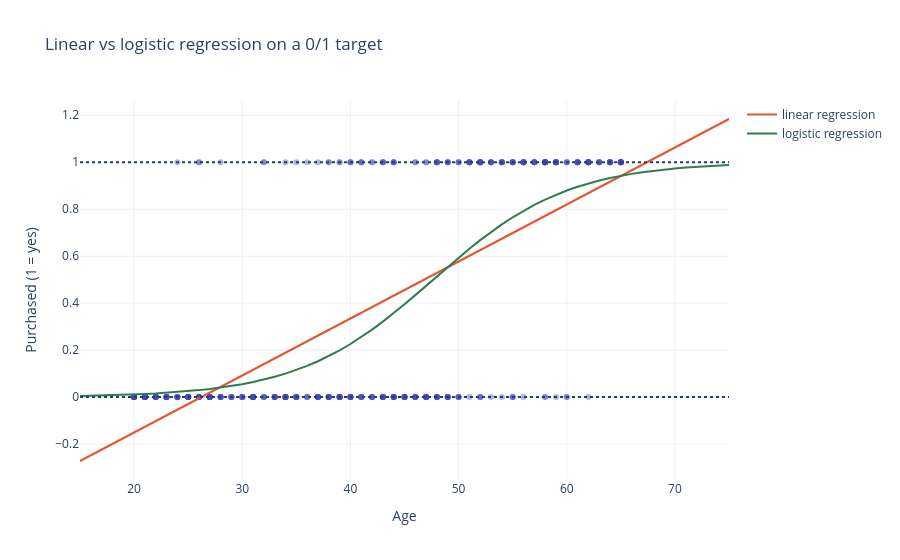

Notebook source saved alongside this figure:
### Code cell
fig = px.scatter(x=customers["Age"], y=bought, opacity=0.4, title="Linear vs logistic regression on a 0/1 target",
                 labels={"x": "Age", "y": "Purchased (1 = yes)"})
fig.add_scatter(x=ages["Age"], y=linear.predict(ages), mode="lines", name="linear regression")
fig.add_scatter(x=ages["Age"], y=logistic.predict_proba(ages)[:, 1], mode="lines", name="logistic regression")
fig.add_hline(y=0, line_dash="dot"); fig.add_hline(y=1, line_dash="dot")
fig.show()

### Figure 1 — Plotly figure (JSON) as saved in the notebook; plotly's stock layout.template omitted (floating-point values rounded to 4 significant figures; data arrays with more than 128 entries replaced by an {"elided": "..."} marker saying what was removed)
{"data": [{"hovertemplate": "Age=%{x}<br>Purchased (1 = yes)=%{y}<extra></extra>", "legendgroup": "", "marker": {"color": "#3B47C4", "opacity": 0.4, "symbol": "circle"}, "mode": "markers", "name": "", "orientation": "v", "showlegend": false, "type": "scatter", "x": {"elided": "391 float values"}, "xaxis": "x", "y": {"elided": "391 int values"}, "yaxis": "y"}, {"mode": "lines", "name": "linear regression", "type": "scatter", "x": [15, 16, 17, 18, 19, 20, 21, 22, 23, 24, 25, 26, 27, 28, 29, 30, 31, 32, 33, 34, 35, 36, 37, 38, 39, 40, 41, 42, 43, 44, 45, 46, 47, 48, 49, 50, 51, 52, 53, 54, 55, 56, 57, 58, 59, 60, 61, 62, 63, 64, 65, 66, 67, 68, 69, 70, 71, 72, 73, 74, 75], "y": [-0.272, -0.2478, -0.2235, -0.1992, -0.175, -0.1507, -0.1264, -0.1021, -0.07788, -0.05361, -0.02934, -0.005069, 0.0192, 0.04347, 0.06774, 0.09201, 0.1163, 0.1405, 0.1648, 0.1891, 0.2134, 0.2376, 0.2619, 0.2862, 0.3104, 0.3347, 0.359, 0.3832, 0.4075, 0.4318, 0.4561, 0.4803, 0.5046, 0.5289, 0.5531, 0.5774, 0.6017, 0.6259, 0.6502, 0.6745, 0.6988, 0.723, 0.7473, 0.7716, 0.7958, 0.8201, 0.8444, 0.8686, 0.8929, 0.9172, 0.9415, 0.9657, 0.99, 1.014, 1.039, 1.063, 1.087, 1.111, 1.136, 1.16, 1.184]}, {"mode": "lines", "name": "logistic regression", "type": "scatter", "x": [15, 16, 17, 18, 19, 20, 21, 22, 23, 24, 25, 26, 27, 28, 29, 30, 31, 32, 33, 34, 35, 36, 37, 38, 39, 40, 41, 42, 43, 44, 45, 46, 47, 48, 49, 50, 51, 52, 53, 54, 55, 56, 57, 58, 59, 60, 61, 62, 63, 64, 65, 66, 67, 68, 69, 70, 71, 72, 73, 74, 75], "y": [0.005195, 0.006097, 0.007154, 0.008393, 0.009844, 0.01154, 0.01353, 0.01586, 0.01858, 0.02175, 0.02545, 0.02977, 0.03478, 0.04061, 0.04737, 0.05519, 0.06421, 0.07458, 0.08648, 0.1001, 0.1155, 0.133, 0.1527, 0.1747, 0.1992, 0.2261, 0.2555, 0.2873, 0.3213, 0.3574, 0.3952, 0.4342, 0.4741, 0.5143, 0.5543, 0.5937, 0.6319, 0.6684, 0.7031, 0.7356, 0.7657, 0.7933, 0.8185, 0.8412, 0.8615, 0.8796, 0.8957, 0.9098, 0.9221, 0.9329, 0.9423, 0.9505, 0.9575, 0.9636, 0.9689, 0.9734, 0.9772, 0.9806, 0.9834, 0.9858, 0.9879]}], "layout": {"legend": {"tracegroupgap": 0}, "shapes": [{"line": {"dash": "dot"}, "type": "line", "x0": 0, "x1": 1, "xref": "x domain", "y0": 0, "y1": 0, "yref": "y"}, {"line": {"dash": "dot"}, "type": "line", "x0": 0, "x1": 1, "xref": "x domain", "y0": 1, "y1": 1, "yref": "y"}], "title": {"text": "Linear vs logistic regression on a 0/1 target"}, "xaxis": {"anchor": "y", "domain": [0.0, 1.0], "title": {"text": "Age"}}, "yaxis": {"anchor": "x", "domain": [0.0, 1.0], "title": {"text": "Purchased (1 = yes)"}}}}
